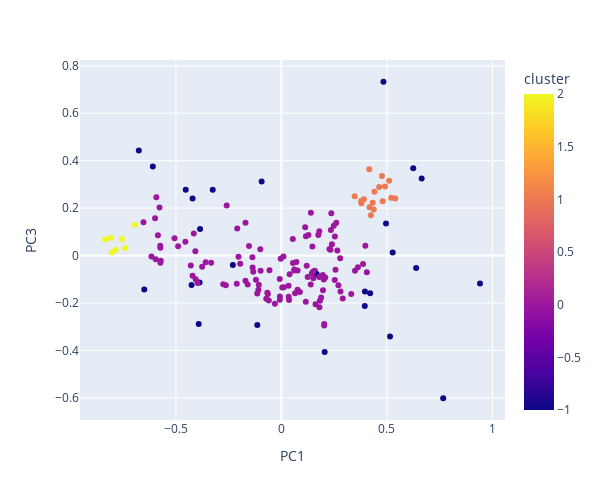

The notebook cell this image was saved under:
### Code cell
scatter_plot_data(df, ['PC1', 'PC3'], countries)

### Figure 1 — Plotly figure (JSON) as saved in the notebook; plotly's stock layout.template omitted (floating-point values rounded to 4 significant figures; data arrays with more than 128 entries replaced by an {"elided": "..."} marker saying what was removed)
{"data": [{"hovertemplate": "<b>%{hovertext}</b><br><br>PC1=%{x}<br>PC3=%{y}<br>cluster=%{marker.color}<extra></extra>", "hovertext": {"elided": "167 str values"}, "legendgroup": "", "marker": {"color": {"elided": "167 int values"}, "coloraxis": "coloraxis", "symbol": "circle"}, "mode": "markers", "name": "", "orientation": "v", "showlegend": false, "type": "scatter", "x": {"elided": "167 float values"}, "xaxis": "x", "y": {"elided": "167 float values"}, "yaxis": "y"}], "layout": {"coloraxis": {"colorbar": {"title": {"text": "cluster"}}, "colorscale": [[0, "#0d0887"], [0.1111, "#46039f"], [0.2222, "#7201a8"], [0.3333, "#9c179e"], [0.4444, "#bd3786"], [0.5556, "#d8576b"], [0.6667, "#ed7953"], [0.7778, "#fb9f3a"], [0.8889, "#fdca26"], [1, "#f0f921"]]}, "height": 500, "legend": {"tracegroupgap": 0}, "margin": {"t": 60}, "width": 600, "xaxis": {"anchor": "y", "domain": [0, 1], "title": {"text": "PC1"}}, "yaxis": {"anchor": "x", "domain": [0, 1], "title": {"text": "PC3"}}}}
